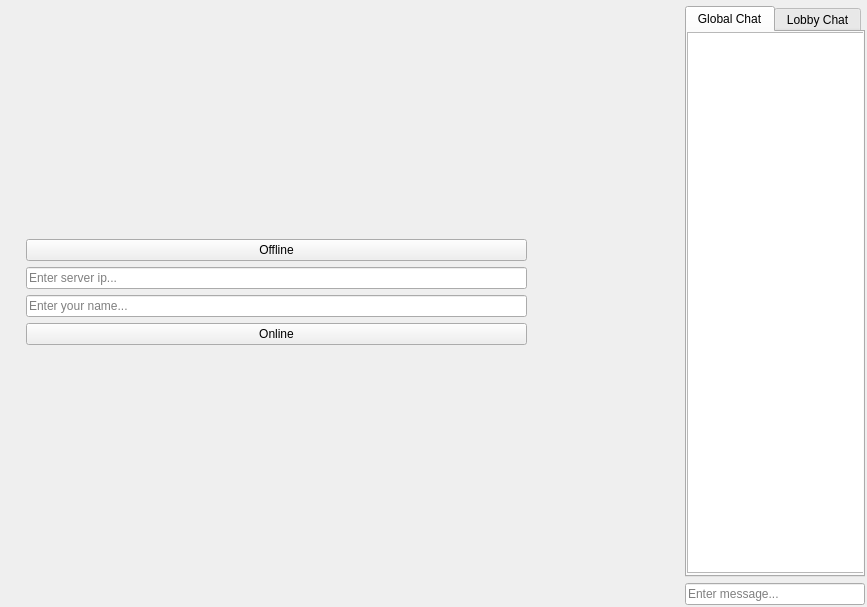
<?xml version="1.0" encoding="UTF-8"?>
<ui version="4.0">
 <class>MainWindow</class>
 <widget class="QMainWindow" name="MainWindow">
  <property name="geometry">
   <rect>
    <x>0</x>
    <y>0</y>
    <width>867</width>
    <height>607</height>
   </rect>
  </property>
  <property name="windowTitle">
   <string>Game Hub</string>
  </property>
  <widget class="QWidget" name="centralwidget">
   <widget class="QWidget" name="gridLayoutWidget">
    <property name="geometry">
     <rect>
      <x>-10</x>
      <y>0</y>
      <width>881</width>
      <height>611</height>
     </rect>
    </property>
    <layout class="QGridLayout" name="gridLayout" rowstretch="0,0" columnstretch="8,0">
     <property name="leftMargin">
      <number>6</number>
     </property>
     <property name="topMargin">
      <number>6</number>
     </property>
     <property name="rightMargin">
      <number>6</number>
     </property>
     <property name="bottomMargin">
      <number>6</number>
     </property>
     <property name="spacing">
      <number>6</number>
     </property>
     <item row="0" column="1">
      <widget class="QTabWidget" name="Chat_Tab_Widget">
       <property name="currentIndex">
        <number>0</number>
       </property>
       <widget class="QWidget" name="Global_Chat_Tab">
        <attribute name="title">
         <string>Global Chat</string>
        </attribute>
        <widget class="QWidget" name="verticalLayoutWidget">
         <property name="geometry">
          <rect>
           <x>0</x>
           <y>0</y>
           <width>211</width>
           <height>541</height>
          </rect>
         </property>
         <layout class="QVBoxLayout" name="Global_Chat_Tab_Layout">
          <item>
           <widget class="QTextEdit" name="Global_Chat_Text_Edit">
            <property name="readOnly">
             <bool>true</bool>
            </property>
           </widget>
          </item>
         </layout>
        </widget>
       </widget>
       <widget class="QWidget" name="Lobby_Chat_Tab">
        <attribute name="title">
         <string>Lobby Chat</string>
        </attribute>
        <widget class="QWidget" name="verticalLayoutWidget_2">
         <property name="geometry">
          <rect>
           <x>0</x>
           <y>0</y>
           <width>211</width>
           <height>541</height>
          </rect>
         </property>
         <layout class="QVBoxLayout" name="Lobby_Chat_Tab_Layout">
          <item>
           <widget class="QTextEdit" name="Lobby_Chat_Text_Edit">
            <property name="readOnly">
             <bool>true</bool>
            </property>
           </widget>
          </item>
         </layout>
        </widget>
       </widget>
      </widget>
     </item>
     <item row="1" column="1">
      <widget class="QLineEdit" name="Message_Input_Box">
       <property name="inputMask">
        <string/>
       </property>
       <property name="placeholderText">
        <string>Enter message...</string>
       </property>
      </widget>
     </item>
     <item row="0" column="0" rowspan="2">
      <widget class="QStackedWidget" name="Stacked_Widget">
       <property name="currentIndex">
        <number>0</number>
       </property>
       <widget class="QWidget" name="Connection_Page">
        <widget class="QWidget" name="verticalLayoutWidget_4">
         <property name="geometry">
          <rect>
           <x>30</x>
           <y>10</y>
           <width>501</width>
           <height>551</height>
          </rect>
         </property>
         <layout class="QVBoxLayout" name="Connection_Page_Layout">
          <item>
           <spacer name="verticalSpacer">
            <property name="orientation">
             <enum>Qt::Vertical</enum>
            </property>
            <property name="sizeHint" stdset="0">
             <size>
              <width>20</width>
              <height>40</height>
             </size>
            </property>
           </spacer>
          </item>
          <item>
           <widget class="QPushButton" name="Offline_Button">
            <property name="text">
             <string>Offline</string>
            </property>
           </widget>
          </item>
          <item>
           <widget class="QLineEdit" name="IP_Input_Box">
            <property name="placeholderText">
             <string>Enter server ip...</string>
            </property>
           </widget>
          </item>
          <item>
           <widget class="QLineEdit" name="Name_Input_Box">
            <property name="placeholderText">
             <string>Enter your name...</string>
            </property>
           </widget>
          </item>
          <item>
           <widget class="QPushButton" name="Online_Button">
            <property name="text">
             <string>Online</string>
            </property>
           </widget>
          </item>
          <item>
           <spacer name="verticalSpacer_2">
            <property name="orientation">
             <enum>Qt::Vertical</enum>
            </property>
            <property name="sizeHint" stdset="0">
             <size>
              <width>20</width>
              <height>40</height>
             </size>
            </property>
           </spacer>
          </item>
         </layout>
        </widget>
       </widget>
       <widget class="QWidget" name="Lobby_List_Page">
        <widget class="QWidget" name="verticalLayoutWidget_3">
         <property name="geometry">
          <rect>
           <x>0</x>
           <y>10</y>
           <width>561</width>
           <height>581</height>
          </rect>
         </property>
         <layout class="QVBoxLayout" name="Lobby_List_Page_Layout">
          <item>
           <widget class="QTreeWidget" name="Lobby_List_Tree_Widget">
            <column>
             <property name="text">
              <string>Lobby ID</string>
             </property>
            </column>
            <column>
             <property name="text">
              <string>Players</string>
             </property>
            </column>
            <column>
             <property name="text">
              <string>Game Type</string>
             </property>
            </column>
            <column>
             <property name="text">
              <string>Status</string>
             </property>
            </column>
           </widget>
          </item>
          <item>
           <layout class="QHBoxLayout" name="Lobby_List_Page_Buttons_Layout">
            <item>
             <widget class="QPushButton" name="Create_Lobby_Button">
              <property name="text">
               <string>Create Lobby</string>
              </property>
             </widget>
            </item>
            <item>
             <widget class="QPushButton" name="Join_Lobby_Button">
              <property name="text">
               <string>Join Lobby</string>
              </property>
             </widget>
            </item>
            <item>
             <widget class="QPushButton" name="Update_Lobby_List_Button">
              <property name="text">
               <string>Update Lobby List</string>
              </property>
             </widget>
            </item>
           </layout>
          </item>
         </layout>
        </widget>
       </widget>
       <widget class="QWidget" name="Lobby_Creation_Page">
        <widget class="QWidget" name="verticalLayoutWidget_7">
         <property name="geometry">
          <rect>
           <x>60</x>
           <y>49</y>
           <width>521</width>
           <height>531</height>
          </rect>
         </property>
         <layout class="QVBoxLayout" name="Lobby_Creation_Layout">
          <item>
           <spacer name="verticalSpacer_3">
            <property name="orientation">
             <enum>Qt::Vertical</enum>
            </property>
            <property name="sizeHint" stdset="0">
             <size>
              <width>20</width>
              <height>40</height>
             </size>
            </property>
           </spacer>
          </item>
          <item>
           <widget class="QPushButton" name="Checkers_2_Button">
            <property name="text">
             <string>Checkers (2 Players)</string>
            </property>
           </widget>
          </item>
          <item>
           <widget class="QPushButton" name="Chess_4_Button">
            <property name="text">
             <string>Chess (4 Players)</string>
            </property>
           </widget>
          </item>
          <item>
           <widget class="QPushButton" name="Chess_2_Button">
            <property name="text">
             <string>Chess (2 Players)</string>
            </property>
           </widget>
          </item>
          <item>
           <widget class="QPushButton" name="Exit_Lobby_Creation_Button">
            <property name="text">
             <string>Exit</string>
            </property>
           </widget>
          </item>
          <item>
           <spacer name="verticalSpacer_4">
            <property name="orientation">
             <enum>Qt::Vertical</enum>
            </property>
            <property name="sizeHint" stdset="0">
             <size>
              <width>20</width>
              <height>40</height>
             </size>
            </property>
           </spacer>
          </item>
         </layout>
        </widget>
       </widget>
       <widget class="QWidget" name="Lobby_Info_Page">
        <widget class="QWidget" name="verticalLayoutWidget_5">
         <property name="geometry">
          <rect>
           <x>10</x>
           <y>10</y>
           <width>611</width>
           <height>581</height>
          </rect>
         </property>
         <layout class="QVBoxLayout" name="Lobby_Info_Page_Layout">
          <item>
           <layout class="QHBoxLayout" name="Lobby_Info_Labels_Layout">
            <item>
             <widget class="QLabel" name="Lobby_ID_Label">
              <property name="text">
               <string>Lobby ID:</string>
              </property>
             </widget>
            </item>
            <item>
             <widget class="QLabel" name="Lobby_Type_Label">
              <property name="text">
               <string>Lobby Type:</string>
              </property>
             </widget>
            </item>
            <item>
             <widget class="QLabel" name="Lobby_Players_Label">
              <property name="text">
               <string>Players:</string>
              </property>
             </widget>
            </item>
           </layout>
          </item>
          <item>
           <widget class="QTreeWidget" name="Lobby_Info_Tree_Widget">
            <column>
             <property name="text">
              <string>Name</string>
             </property>
            </column>
            <column>
             <property name="text">
              <string>Color</string>
             </property>
            </column>
           </widget>
          </item>
          <item>
           <layout class="QHBoxLayout" name="Lobby_Info_Buttons_Layput">
            <item>
             <widget class="QPushButton" name="Leave_Lobby_Button">
              <property name="text">
               <string>Leave Lobby</string>
              </property>
             </widget>
            </item>
            <item>
             <widget class="QPushButton" name="Start_Lobby_Button">
              <property name="text">
               <string>Start Lobby</string>
              </property>
             </widget>
            </item>
            <item>
             <widget class="QPushButton" name="Kick_Player_Button">
              <property name="text">
               <string>Kick Player</string>
              </property>
             </widget>
            </item>
           </layout>
          </item>
         </layout>
        </widget>
       </widget>
       <widget class="QWidget" name="Game_Page">
        <widget class="QWidget" name="verticalLayoutWidget_6">
         <property name="geometry">
          <rect>
           <x>50</x>
           <y>0</y>
           <width>591</width>
           <height>571</height>
          </rect>
         </property>
         <layout class="QVBoxLayout" name="Game_Page_Layout"/>
        </widget>
       </widget>
      </widget>
     </item>
    </layout>
   </widget>
  </widget>
 </widget>
 <resources/>
 <connections/>
</ui>
